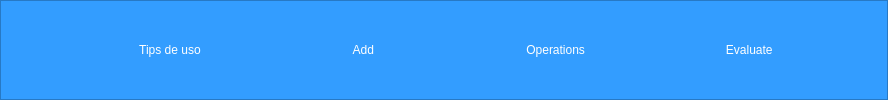
     <widget class="QFrame" name="frame_menu">
      <property name="minimumSize">
       <size>
        <width>0</width>
        <height>75</height>
       </size>
      </property>
      <property name="styleSheet">
       <string notr="true">background-color: rgb(51, 157, 255);
</string>
      </property>
      <property name="frameShape">
       <enum>QFrame::StyledPanel</enum>
      </property>
      <property name="frameShadow">
       <enum>QFrame::Raised</enum>
      </property>
      <layout class="QHBoxLayout" name="horizontalLayout_2">
       <item>
        <spacer name="horizontalSpacer_4">
         <property name="orientation">
          <enum>Qt::Horizontal</enum>
         </property>
         <property name="sizeHint" stdset="0">
          <size>
           <width>83</width>
           <height>20</height>
          </size>
         </property>
        </spacer>
       </item>
       <item>
        <widget class="QPushButton" name="btn_tips">
         <property name="minimumSize">
          <size>
           <width>150</width>
           <height>45</height>
          </size>
         </property>
         <property name="styleSheet">
          <string notr="true">QFrame{
background-color: rgb(51, 157, 255);
}

QPushButton{
color: rgb(255, 255, 255);
background-color: rgb(51, 157, 255);
border-bottom-left-radius:20px;
font: 75 9pt &quot;Open Sans Semibold&quot;
}

QPushButton:hover{
color: rgb(0, 0, 0);
background-color: rgb(107, 216, 255);
border-bottom-left-radius:20px;
font: 75 9pt  &quot;Open Sans Semibold&quot;
}</string>
         </property>
         <property name="text">
          <string> Tips de uso </string>
         </property>
         <property name="icon">
          <iconset>
           <normaloff>images/6194008.png</normaloff>images/6194008.png</iconset>
         </property>
         <property name="iconSize">
          <size>
           <width>45</width>
           <height>40</height>
          </size>
         </property>
        </widget>
       </item>
       <item>
        <spacer name="horizontalSpacer_2">
         <property name="orientation">
          <enum>Qt::Horizontal</enum>
         </property>
         <property name="sizeHint" stdset="0">
          <size>
           <width>36</width>
           <height>20</height>
          </size>
         </property>
        </spacer>
       </item>
       <item>
        <widget class="QPushButton" name="btn_add">
         <property name="minimumSize">
          <size>
           <width>150</width>
           <height>45</height>
          </size>
         </property>
         <property name="styleSheet">
          <string notr="true">QFrame{
background-color: rgb(51, 157, 255);
}

QPushButton{
color: rgb(255, 255, 255);
background-color: rgb(51, 157, 255);
border-bottom-left-radius:20px;
font: 75 9pt &quot;Open Sans Semibold&quot;
}

QPushButton:hover{
color: rgb(0, 0, 0);
background-color: rgb(107, 216, 255);
border-bottom-left-radius:20px;
font: 75 9pt  &quot;Open Sans Semibold&quot;
}</string>
         </property>
         <property name="text">
          <string> Add</string>
         </property>
         <property name="icon">
          <iconset>
           <normaloff>images/document-add-icon.png</normaloff>images/document-add-icon.png</iconset>
         </property>
         <property name="iconSize">
          <size>
           <width>35</width>
           <height>35</height>
          </size>
         </property>
        </widget>
       </item>
       <item>
        <spacer name="horizontalSpacer_5">
         <property name="orientation">
          <enum>Qt::Horizontal</enum>
         </property>
         <property name="sizeHint" stdset="0">
          <size>
           <width>36</width>
           <height>20</height>
          </size>
         </property>
        </spacer>
       </item>
       <item>
        <widget class="QPushButton" name="btn_operations">
         <property name="minimumSize">
          <size>
           <width>150</width>
           <height>45</height>
          </size>
         </property>
         <property name="styleSheet">
          <string notr="true">QFrame{
background-color: rgb(51, 157, 255);
}

QPushButton{
color: rgb(255, 255, 255);
background-color: rgb(51, 157, 255);
border-bottom-left-radius:20px;
font: 75 9pt &quot;Open Sans Semibold&quot;
}

QPushButton:hover{
color: rgb(0, 0, 0);
background-color: rgb(107, 216, 255);
border-bottom-left-radius:20px;
font: 75 9pt  &quot;Open Sans Semibold&quot;
}</string>
         </property>
         <property name="text">
          <string> Operations</string>
         </property>
         <property name="icon">
          <iconset>
           <normaloff>images/16ada7cb6a9ca37a5d3a6f88f6e91ee3-icono-de-trazo-de-calculadora.png</normaloff>images/16ada7cb6a9ca37a5d3a6f88f6e91ee3-icono-de-trazo-de-calculadora.png</iconset>
         </property>
         <property name="iconSize">
          <size>
           <width>35</width>
           <height>35</height>
          </size>
         </property>
        </widget>
       </item>
       <item>
        <spacer name="horizontalSpacer_6">
         <property name="orientation">
          <enum>Qt::Horizontal</enum>
         </property>
         <property name="sizeHint" stdset="0">
          <size>
           <width>36</width>
           <height>20</height>
          </size>
         </property>
        </spacer>
       </item>
       <item>
        <widget class="QPushButton" name="btn_evaluate">
         <property name="minimumSize">
          <size>
           <width>150</width>
           <height>45</height>
          </size>
         </property>
         <property name="styleSheet">
          <string notr="true">QFrame{
background-color: rgb(51, 157, 255);
}

QPushButton{
color: rgb(255, 255, 255);
background-color: rgb(51, 157, 255);
border-bottom-left-radius:20px;
font: 75 9pt &quot;Open Sans Semibold&quot;
}

QPushButton:hover{
color: rgb(0, 0, 0);
background-color: rgb(107, 216, 255);
border-bottom-left-radius:20px;
font: 75 9pt  &quot;Open Sans Semibold&quot;
}</string>
         </property>
         <property name="text">
          <string>  Evaluate</string>
         </property>
         <property name="icon">
          <iconset>
           <normaloff>images/2070904.png</normaloff>images/2070904.png</iconset>
         </property>
         <property name="iconSize">
          <size>
           <width>35</width>
           <height>35</height>
          </size>
         </property>
        </widget>
       </item>
       <item>
        <spacer name="horizontalSpacer_3">
         <property name="orientation">
          <enum>Qt::Horizontal</enum>
         </property>
         <property name="sizeHint" stdset="0">
          <size>
           <width>55</width>
           <height>20</height>
          </size>
         </property>
        </spacer>
       </item>
      </layout>
     </widget>
